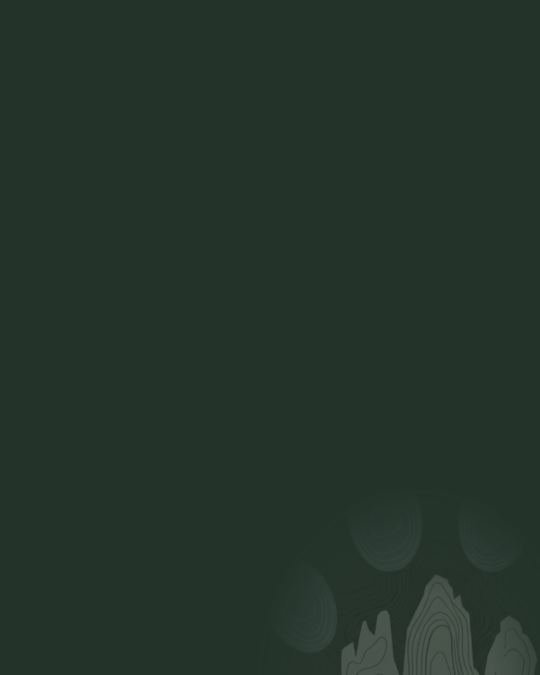
#> input picture images/social/instagram/welcome-to-orma/orma-bg.png, 1080 x 1350 px (shown at 1/2 size)
$ python -i make_how_orma_works_carousel.py   (imports and definitions only)
#> lines starting #> are read from the running program, lines starting #| are printed output that depends on the picture
#> further down, picture is the input picture: PIL image 1080x1350 RGBA; mean R, G, B, A 36.2, 52.1, 43.1, 255
from pathlib import Path

from PIL import Image, ImageDraw, ImageFont


ROOT = Path(__file__).resolve().parent
SOCIAL_ROOT = ROOT.parent / "welcome-to-orma"
REPO_ROOT = ROOT.parents[3]
OUTPUT = ROOT / "export"
BACKGROUND = SOCIAL_ROOT / "orma-bg.png"
BRICOLAGE = SOCIAL_ROOT / "fonts" / "BricolageGrotesque.ttf"
INTER = SOCIAL_ROOT / "fonts" / "Inter.ttf"

CREAM = "#F4EFE4"
INK = "#20372C"
SAGE = "#B9CABC"
NUMBER = "#C4CEC7"
PAPER = "#E9E5D9"
PAPER_LINE = "#C9D1C4"
SOFT_INK = "#52665B"
ACCENT = "#79A984"
AMBER = "#D7A759"


def font(path: Path, size: int, variation: str = "Regular") -> ImageFont.FreeTypeFont:
    loaded = ImageFont.truetype(str(path), size=size)
    loaded.set_variation_by_name(variation.encode())
    return loaded


# [52 lines left out: functions wrap_lines, draw_wrapped, draw_spaced, draw_number, not called in this run]


def rounded_panel(
    draw: ImageDraw.ImageDraw,
    box: tuple[int, int, int, int],
    radius: int = 24,
    fill: str = PAPER,
    outline: str = SAGE,
    width: int = 4,
) -> None:
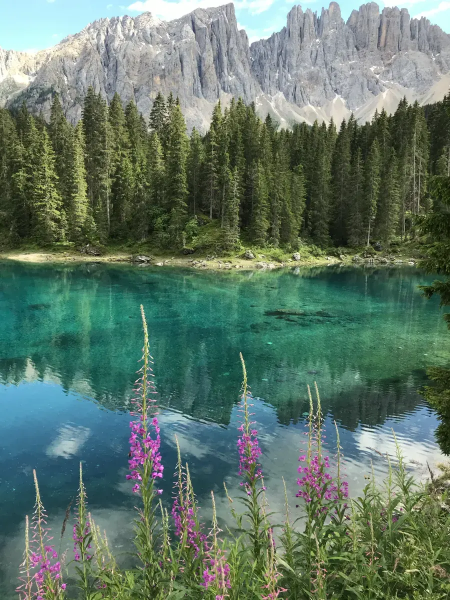
#> input picture images/lago-di-carezza.webp, 900 x 1200 px (shown at 1/2 size)
#> in draw_trail_card, source is the input picture: PIL image 900x1200 RGB; mean R, G, B 97.1, 119.7, 104.4
    draw.rounded_rectangle(box, radius=radius, fill=fill, outline=outline, width=width)


# [18 lines left out: function pill, not called in this run]


def fit_crop(source: Image.Image, size: tuple[int, int]) -> Image.Image:
#> called with size = (307, 195)
    target_w, target_h = size
    image = source.convert("RGB")
    scale = max(target_w / image.width, target_h / image.height)
#> scale = 0.341
    resized = image.resize((round(image.width * scale), round(image.height * scale)), Image.Resampling.LANCZOS)
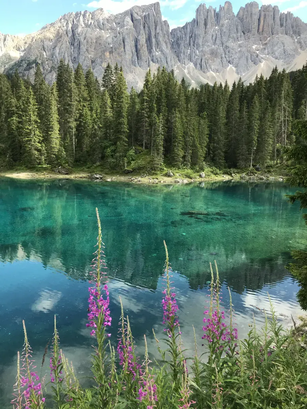
#> resized: PIL image 307x409 RGB; mean R, G, B 97.1, 119.6, 104.4
    left = (resized.width - target_w) // 2
#> left = 0
    top = (resized.height - target_h) // 2
#> top = 107
    return resized.crop((left, top, left + target_w, top + target_h))
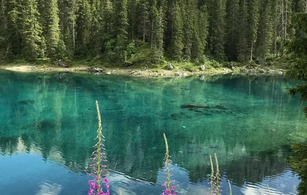
#> returned value: PIL image 307x195 RGB; mean R, G, B 66.2, 101.1, 82.7


# [176 lines left out: functions card_one, draw_profile_panel, card_two, card_three, card_four, card_five, not called in this run]


def draw_trail_card(image: Image.Image) -> None:
    draw = ImageDraw.Draw(image)
    box = (638, 182, 975, 658)
    rounded_panel(draw, box, radius=22, fill=PAPER, outline=SAGE, width=5)

    photo_box = (653, 197, 960, 392)
    source = Image.open(REPO_ROOT / "images" / "lago-di-carezza.webp")
    image.paste(fit_crop(source, (photo_box[2] - photo_box[0], photo_box[3] - photo_box[1])), photo_box[:2])
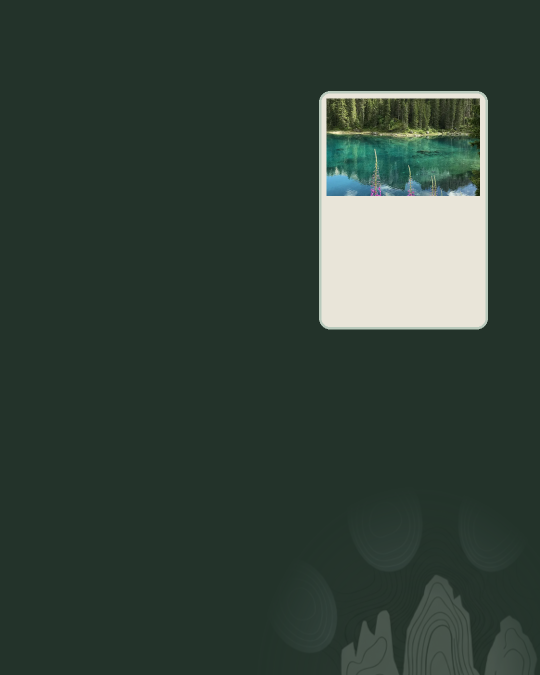
#> image: PIL image 1080x1350 RGBA (shown at 1/2 size); mean R, G, B, A 51, 66.3, 56.8, 255
    pill(draw, (674, 364), "MATCH FOR YOUR DOG", ACCENT, "#FFFFFF", font(INTER, 18, "Bold"), 14, 7)
    draw.text((674, 426), "Lago di Carezza Loop", font=font(BRICOLAGE, 26, "SemiBold"), fill=INK)
    draw.text((674, 473), "1.3 km  ·  20 m climb", font=font(INTER, 19, "Bold"), fill=SOFT_INK)
    draw.line((674, 516, 938, 516), fill=PAPER_LINE, width=2)
    draw.text((674, 542), "Shade", font=font(INTER, 18, "Regular"), fill=SOFT_INK)
    draw.text((900, 542), "70%", font=font(INTER, 18, "Bold"), fill=INK)
    draw.text((674, 579), "Water", font=font(INTER, 18, "Regular"), fill=SOFT_INK)
    draw.text((870, 579), "Mapped", font=font(INTER, 18, "Bold"), fill=INK)


# [59 lines left out: functions card_six, build_preview, main, not called in this run]


# [2 lines not run here, left out]

>>> from PIL import Image
>>> picture = Image.open('../welcome-to-orma/orma-bg.png')
#> (the run stopped early here; a loop or call above may not have finished)
